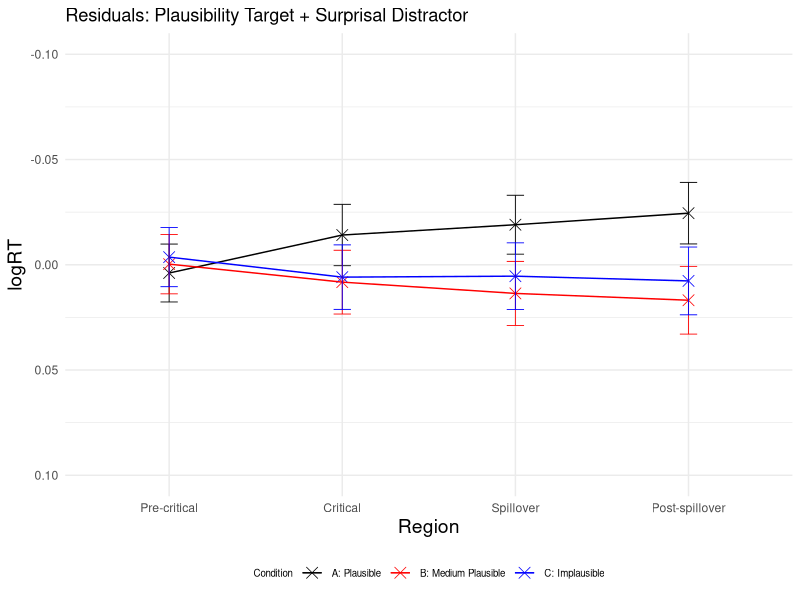
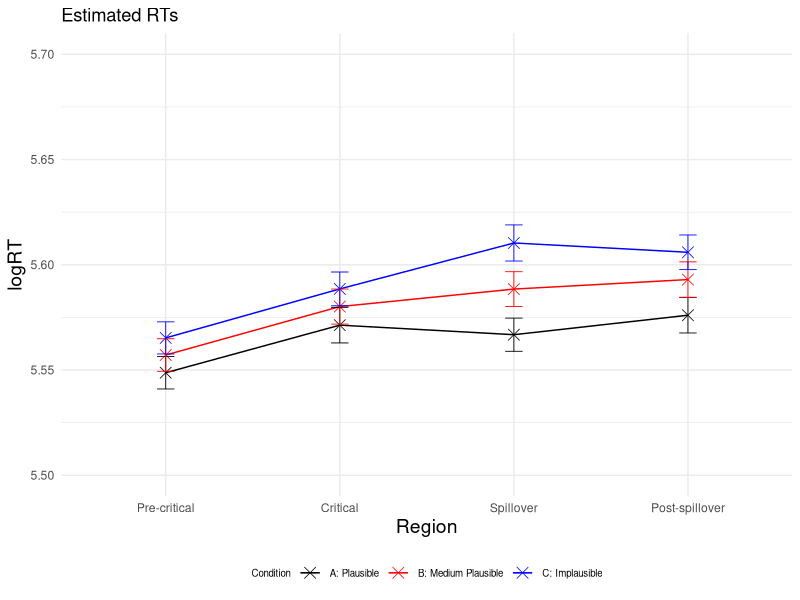
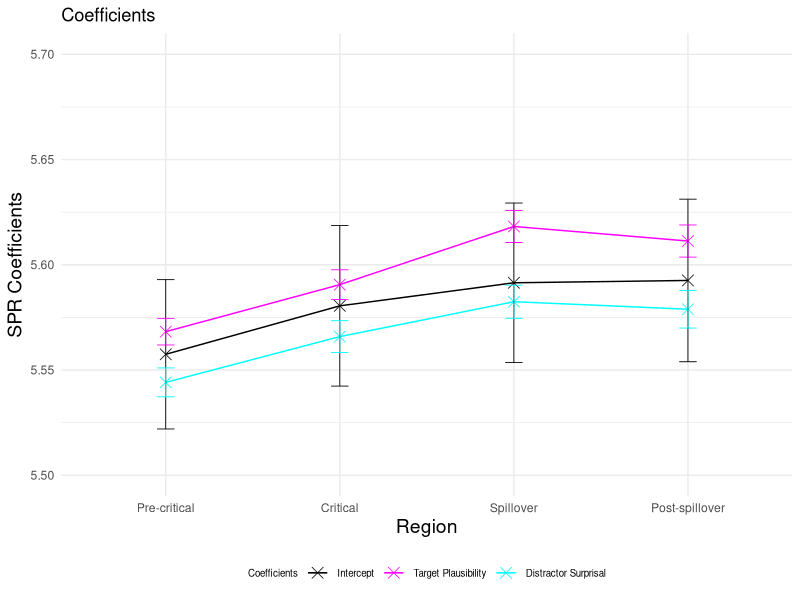
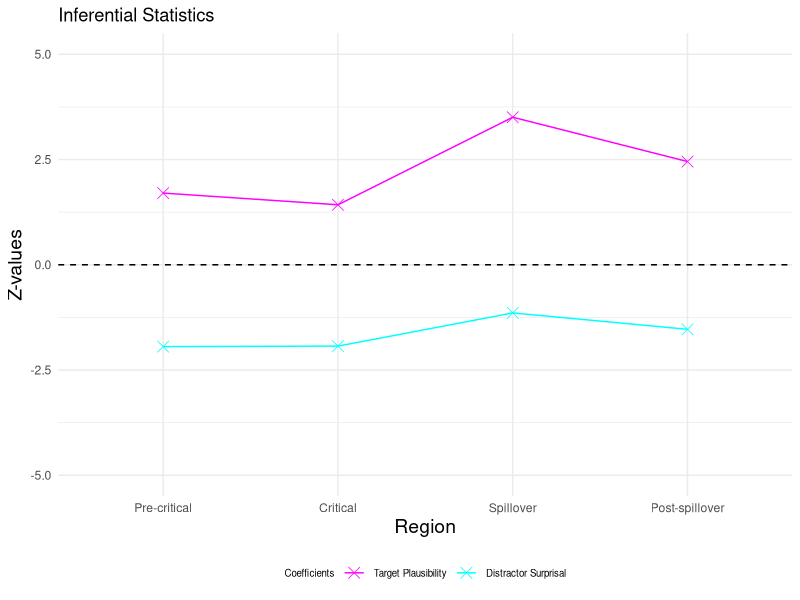
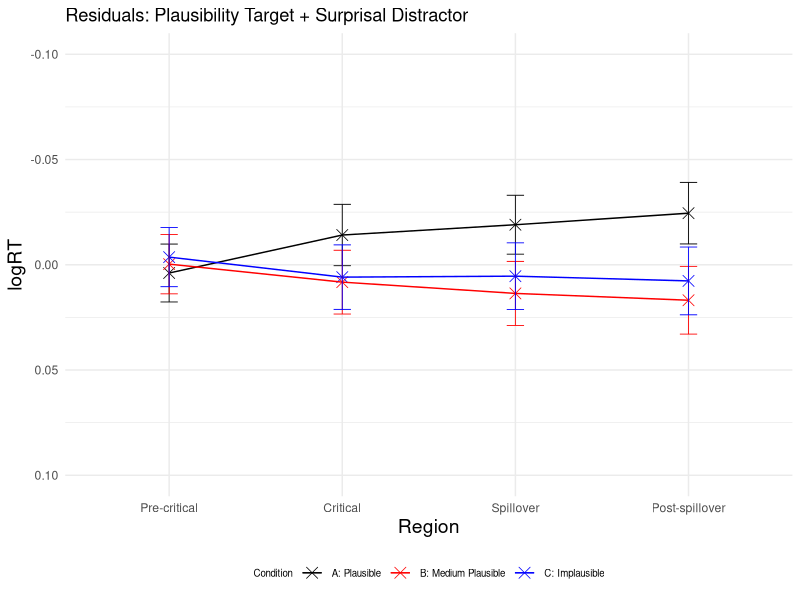
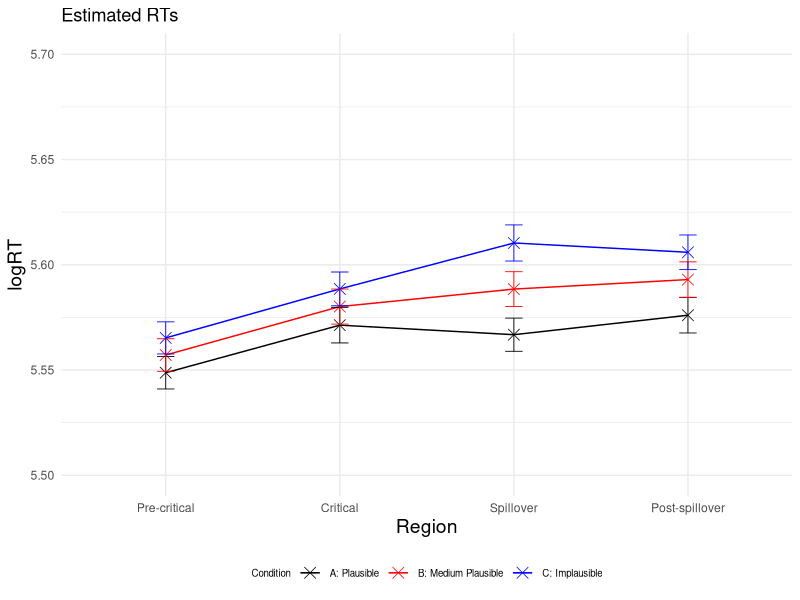
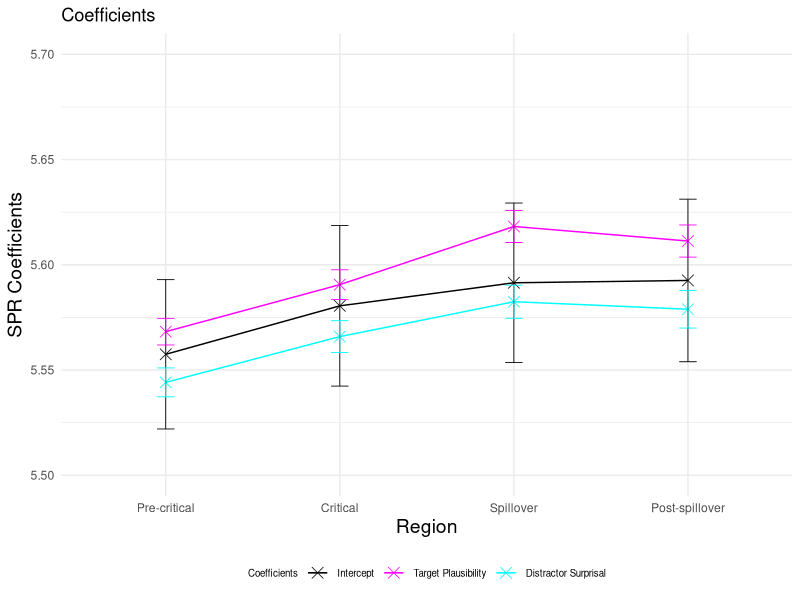
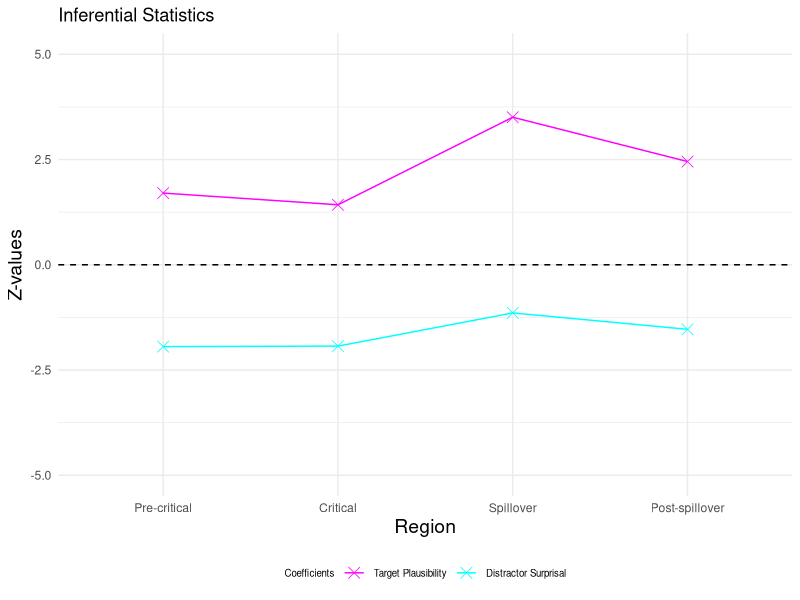

Reproduce these figures in R, in order.
### LMER Analysis ###

# load packages
library(lme4) 
library(lmerTest) #for printing p-values (results are the same like when using lme4, but causes error message that model failed to converge)
library(dplyr)
library(ggplot2)

setwd("~/Downloads/Master_Thesis/3_SPR_Study/Results_SPR_Plaus_single/")

GP6 <- read.csv("GP6SPR_processed.csv") #read file after removing outliers

# create empty tables to add later residuals, estimated logRTs, p-values and coefficients
residuals <- data.frame(
  Region = character(0),
  Condition = character(0),
  Residual = numeric(0),
  SE_Residual = numeric(0)
)

logRT_estimated <- data.frame(
  Region = character(0),
  Condition = character(0),
  Estimated_logRT = numeric(0),
  SE_Estimated = numeric(0)
)

p_values <- data.frame(
  Region = character(0),
  p_value_plausibility_target = numeric(0),
  p_value_surprisal_distractor = numeric(0)
)

SPR_coefficients <- data.frame(
  Region = character(0),
  Estimate = character(0),
  Estimate_value = numeric(0),
  Estimate_error = numeric(0),
  Z_value = numeric(0)
)


# define regions and conditions
regions <- c("Pre-critical", "Critical", "Spillover", "Post-spillover") 
conditions <- c("A", "B", "C") 


### loop through each of the 4 regions ###
for (region in regions) 
{
  # take subset for each region (precritical, critical, spillover, postspillover)
  region_subset <- subset(GP6, Region == region)

  # standardise predictors (target plausibility (per-trial) and distractor surprisal (pre-test))
  region_subset$scaled_Plaus_per_region <- scale(region_subset$SPR_Plaus_Rating)
  region_subset$scaled_Surprisaldist_per_region <- scale(region_subset$Surprisal_distractor)
  
  # invert predictor target plausibility
  region_subset$inverted_scaled_Plaus_per_region <- (region_subset$scaled_Plaus_per_region) * (-1)
  
  #log transform reading times
  region_subset$logRT_per_region <- log(region_subset$ReadingTime)
  
  
  # fit linear mixed-effects regression model for each region
  model_per_region <- lmerTest::lmer(logRT_per_region ~ inverted_scaled_Plaus_per_region + scaled_Surprisaldist_per_region + 
                              (1 + inverted_scaled_Plaus_per_region + scaled_Surprisaldist_per_region | Subject) + 
                              (1 + inverted_scaled_Plaus_per_region + scaled_Surprisaldist_per_region | Item), data = region_subset)
  
  # print summary of the model
  summary_per_region <- summary(model_per_region)
  print(summary_per_region)
  
  # calculate p-values
  p_values_per_region <- summary_per_region$coefficients[, "Pr(>|t|)"]
  new_row_p_value <- data.frame(Region = region, 
                                p_value_plausibility_target = p_values_per_region[2], 
                                p_value_surprisal_distractor = p_values_per_region[3])
  p_values <- rbind(p_values, new_row_p_value) # add to p-values table
  
  # extract intercept and coefficients (target plausibility and distractor surprisal) added to intercept
  coefficients_per_region <- summary_per_region$coefficients
  intercept <- coefficients_per_region["(Intercept)", 1]
  plaus_target_coeff <- coefficients_per_region["(Intercept)", 1] + coefficients_per_region["inverted_scaled_Plaus_per_region", 1]
  surprisal_distractor_coeff <- coefficients_per_region["(Intercept)", 1] + coefficients_per_region["scaled_Surprisaldist_per_region", 1]
  
  # add error bars for intercept and coefficients (target plausibility and distractor surprisal) 
  new_row_coefficient <- data.frame(Region = region, 
                                    Estimate = "Intercept", 
                                    Estimate_value = intercept, 
                                    Estimate_error = coefficients_per_region["(Intercept)", 2],
                                    Z_value = 0)
  SPR_coefficients <- rbind(SPR_coefficients, new_row_coefficient) # add to coefficients table
  
  new_row_coefficient <- data.frame(Region = region,
                                    Estimate = "Plausability",
                                    Estimate_value = plaus_target_coeff,
                                    Estimate_error = coefficients_per_region["inverted_scaled_Plaus_per_region", 2],
                                    Z_value = coefficients_per_region["inverted_scaled_Plaus_per_region", 1] / coefficients_per_region["inverted_scaled_Plaus_per_region", 2])
  SPR_coefficients <- rbind(SPR_coefficients, new_row_coefficient) # add to coefficients table
  
  new_row_coefficient <- data.frame(Region = region,
                                    Estimate = "Surprisal", 
                                    Estimate_value = surprisal_distractor_coeff, 
                                    Estimate_error = coefficients_per_region["scaled_Surprisaldist_per_region", 2],
                                    Z_value = coefficients_per_region["scaled_Surprisaldist_per_region", 1] / coefficients_per_region["scaled_Surprisaldist_per_region", 2])
  SPR_coefficients <- rbind(SPR_coefficients, new_row_coefficient) # add to coefficients table
  
  
  
  ### loop through each of the 3 conditions ###
  for (condition in conditions)
  {
    # extract subset for each condition
    region_per_condition <- subset(region_subset, Condition == condition)
    # predict logRTs for each condition separately, within each of the 4 regions
    region_per_condition$region_per_condition_Predicted <- predict(model_per_region, newdata = region_per_condition,  type = "response")
    
    # print observed mean logRTs
    region_per_condition_logRT_observed <- mean(region_per_condition$logRT_per_region)

    # print estimated mean logRTs
    region_per_condition_logRT_estimated <- mean(region_per_condition$region_per_condition_Predicted, na.rm = TRUE)
    
    # calculate residuals (observed logRTs - estimated logRTs)
    Residual_region_per_condition <- mean(region_per_condition$logRT_per_region) - mean(region_per_condition$region_per_condition_Predicted, na.rm = TRUE)

    # calculate standard error for residuals
    SE_residuals_region_per_condition <- sqrt(sd(region_per_condition$logRT, na.rm = TRUE)^2/length(region_per_condition$logRT) + sd(region_per_condition$region_per_condition_Predicted, na.rm = TRUE)^2/length(region_per_condition$region_per_condition_Predicted))
    
    # add to residuals table
    new_row_residuals <- data.frame(Region = region, Condition = condition, Residual = Residual_region_per_condition, SE_Residual = SE_residuals_region_per_condition)
    residuals <- rbind(residuals, new_row_residuals)
    
    # calculate standard error for estimated logRTs
    SE_estimated_region_per_condition <- sd(region_per_condition$region_per_condition_Predicted, na.rm = TRUE) / sqrt(length(region_per_condition$region_per_condition_Predicted)) 
    
    # add to estimated logRTs table
    new_row_logRT_estimated <- data.frame(Region = region, Condition = condition, Estimated_logRT = region_per_condition_logRT_estimated, SE_Estimated = SE_estimated_region_per_condition)
    logRT_estimated <- rbind(logRT_estimated, new_row_logRT_estimated)
  }
}



### VISUALIZATIONS ###

# Create a line plot for residuals
p <- ggplot(residuals, aes(x = factor(Region, levels = c("Pre-critical", "Critical", "Spillover", "Post-spillover")), 
                           y = Residual, color = Condition, group = Condition)) + geom_point(shape = 4, size = 3.5, stroke = 0.4) + geom_line(linewidth=0.5) + ylim (0.10, -0.10)
p <- p + theme_minimal() + geom_errorbar(aes(ymin=Residual-SE_Residual, ymax=Residual+SE_Residual), width=.1, size=0.3) 
p <- p + scale_color_manual(name="Condition", labels=c("A: Plausible", "B: Medium Plausible", "C: Implausible"), values=c("#000000", "#FF0000", "#0000FF"))
p <- p + labs(x="Region", y="logRT", title = "Residuals: Plausibility Target + Surprisal Distractor") 
p <- p + theme(legend.position="bottom", legend.text=element_text(size=7), legend.title=element_text(size=7), axis.title.x = element_text(size = 14), axis.title.y = element_text(size = 14)) 
p 
ggsave("Residuals_Plot.pdf", p, width=4, height=4)


# Create a line plot for estimated logRTs
p <- ggplot(logRT_estimated, aes(x = factor(Region, levels = c("Pre-critical", "Critical", "Spillover", "Post-spillover")), 
                                 y = Estimated_logRT, color = Condition, group = Condition)) + geom_point(shape = 4, size = 3.5, stroke = 0.4) + geom_line(linewidth=0.5) + ylim (5.5, 5.7)
p <- p + theme_minimal() + geom_errorbar(aes(ymin=Estimated_logRT-SE_Estimated, ymax=Estimated_logRT+SE_Estimated), width=.1, size=0.3) 
p <- p + scale_color_manual(name="Condition", labels=c("A: Plausible", "B: Medium Plausible", "C: Implausible"), values=c("#000000", "#FF0000", "#0000FF"))
p <- p + labs(x="Region", y="logRT", title = "Estimated RTs") 
p <- p + theme(legend.position="bottom", legend.text=element_text(size=7), legend.title=element_text(size=7), axis.title.x = element_text(size = 14), axis.title.y = element_text(size = 14)) 
p 
ggsave("Estimated_RTs_Plot.pdf", p, width=4, height=4)


# Plot intercept and coefficients added to intercept
p <- ggplot(SPR_coefficients, aes(x = factor(Region, levels = c("Pre-critical", "Critical", "Spillover", "Post-spillover")), 
                                 y = Estimate_value, color = Estimate, group = Estimate)) + geom_point(shape = 4, size = 3.5, stroke = 0.4) + geom_line(linewidth=0.5) + ylim (5.5, 5.7)
p <- p + theme_minimal() + geom_errorbar(aes(ymin=Estimate_value-Estimate_error, ymax=Estimate_value+Estimate_error), width=.1, size=0.3) 
p <- p + scale_color_manual(name="Coefficients", labels=c("Intercept", "Target Plausibility", "Distractor Surprisal"), values=c("#000000", "#FF00FF", "#00FFFF"))
p <- p + labs(x="Region", y="SPR Coefficients", title = "Coefficients") 
p <- p + theme(legend.position="bottom", legend.text=element_text(size=7), legend.title=element_text(size=7), axis.title.x = element_text(size = 14), axis.title.y = element_text(size = 14)) 
p 
ggsave("Intercept_Coefficients_Plot.pdf", p, width=4, height=4)


# plot effect sizes (z-vaues)
Effect_sizes <- subset(SPR_coefficients, Estimate != 'Intercept')

p <- ggplot(Effect_sizes, aes(x = factor(Region, levels = c("Pre-critical", "Critical", "Spillover", "Post-spillover")), 
                                  y = Z_value, color = Estimate, group = Estimate)) + geom_point(shape = 4, size = 3.5, stroke = 0.4) + geom_line(linewidth=0.5) + ylim (-5, 5)
p <- p + geom_hline(yintercept=0, linetype=2)
p <- p + theme_minimal()
p <- p + scale_color_manual(name="Coefficients", labels=c( "Target Plausibility", "Distractor Surprisal"), values=c("#FF00FF", "#00FFFF"))
p <- p + labs(x="Region", y="Z-values", title = "Inferential Statistics") 
p <- p + theme(legend.position="bottom", legend.text=element_text(size=7), legend.title=element_text(size=7), axis.title.x = element_text(size = 14), axis.title.y = element_text(size = 14)) 
p 
ggsave("Z_values_Plot.pdf", p, width=4, height=4)
